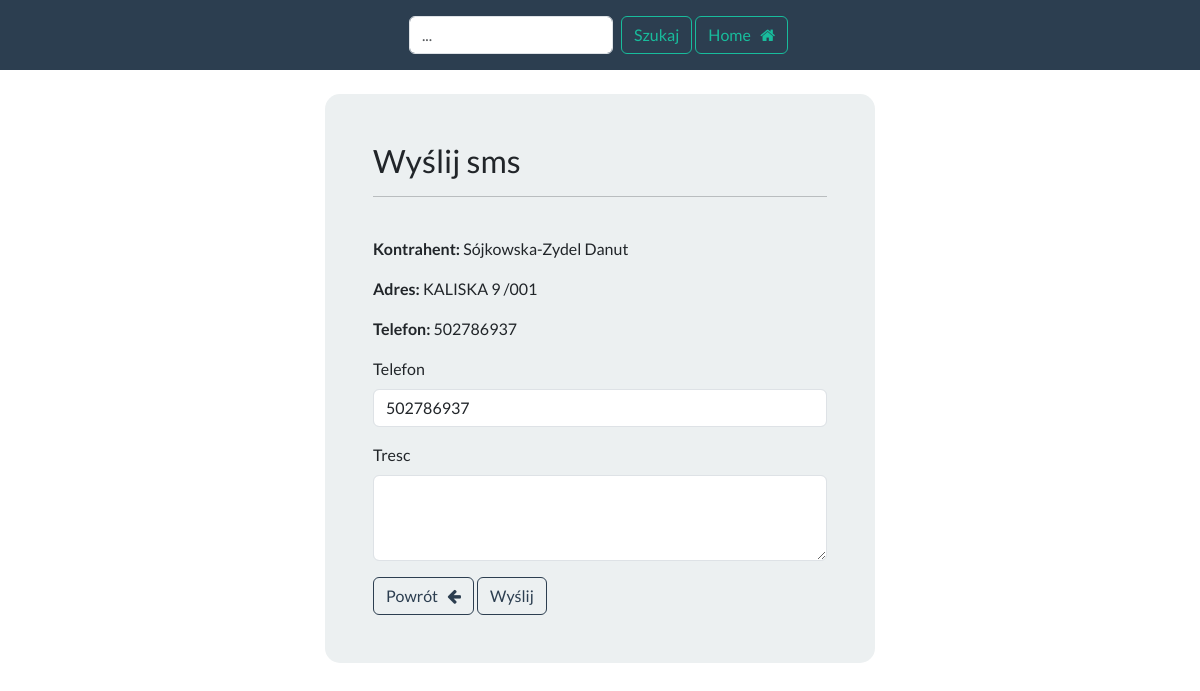
/telefony/sms/70409 (signed in), run on an earlier commit of the app's database.
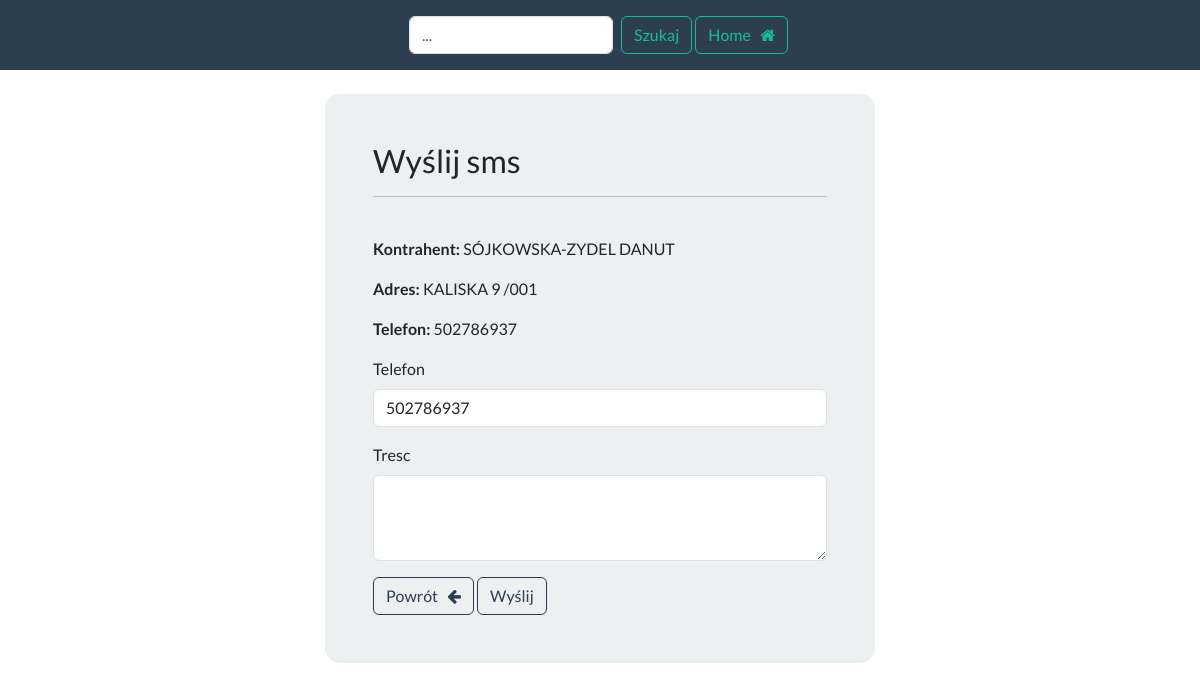
And on a later commit of the database.
### telefony/models.py (models this page shows, shortened)
class Mieszkaniec(models.Model):
    data_utworzenia = models.CharField(max_length=15, blank=True)
    indeks = models.CharField(max_length=7, blank=True)
    nazwa = models.CharField(max_length=255, blank=True)
    adres = models.CharField(max_length=255, blank=True)
    klatka = models.CharField(max_length=2, blank=True)
    telefon = models.CharField(max_length=20, blank=True)
    telefon2 = models.CharField(max_length=20, blank=True)
    telefon3 = models.CharField(max_length=20, blank=True)
    symbol_budynku = models.CharField(max_length=4, blank=True)
    tak = "tak"
    nie = "nie"
    zgoda_wybor = [
        (tak, "tak"),
        (nie, "nie")
    ]
    zgoda = models.CharField(
        max_length=3,
        choices=zgoda_wybor,
        default=tak,
    )
    ce = "CE"
    nw = "NW"
    ns = "NS"
    administracja_wybor = [
        (ns, "NS"),
        (nw, "NW"),
        (ce, "CE")
    ]
    administracja = models.CharField(
        max_length=2,
        choices=administracja_wybor,
        default=ce,
    )
    content = models.TextField(max_length=160, blank=True, null=True)
    phone = models.TextField(blank=True, null=True)

### telefony/views.py (the view, shortened to what this page needs)
# urls.py: path("sms/<int:pk>", views.sms_record, name="sms_rss"),
@login_required(login_url="login")
def sms_record(request, pk):
	record = Mieszkaniec.objects.get(id=pk)
	form = SmsRecordFormTelefony(instance=record)
	my_record = Mieszkaniec.objects.get(id=pk)
	context = {"form": form, "record": record, "my_record": my_record}
	return render(request, "telefony-sms.html", context=context)

### telefony/forms.py
class SmsRecordFormTelefony(forms.ModelForm):
    class Meta:
        model = Mieszkaniec
        fields = ["indeks", "nazwa", "phone", "content", "telefon"]

### telefony/templates/telefony-sms.html (shortened to what this page needs)
{% extends 'base-telefony.html' %}
{% load static %}
{% block content %}
    <body>
    <div class="container bg-light shadow-md p-5 form-layout-add">
        <h3> Wyślij sms </h3>
        <hr>
        <br>
        <form method="POST" autocomplete="off">
            <p><strong> Kontrahent: </strong> {{ record.nazwa }} </p>
            <p><strong> Adres: </strong> {{ record.adres }} </p>
            <p><strong> Telefon: </strong> {{ record.telefon }} </p>
            <form class="form-layout-add">
                <div class="mb-3">
                    <label for="phone" class="form-label">Telefon</label>
                    <input type="text" class="form-control" id="phone" name="phone" placeholder=""
                           value="{{ record.telefon }}" maxlength="9" autocomplete="off">
                </div>
                <div class="mb-3">
                    <label for="content" class="form-label">Tresc</label>
                    <textarea class="form-control" id="content" name="content" maxlength="160" rows="3"></textarea>
                </div>
            </form>
            <a href="{% url 'view_telefony' record.id %}" class="btn btn-outline-primary"> Powrót &nbsp; <i
                    class="fa fa-arrow-left"></i> </a>
            <button type="submit" class="btn btn-outline-primary">Wyślij</button>
        </form>
    </div>
    <br>
    </body>
{% endblock %}

What changed in the data, as far as the page shows it:
changed Mieszkaniec "KALISKA 9 /001": nazwa "Sójkowska-Zydel Danut" → "SÓJKOWSKA-ZYDEL DANUT"
